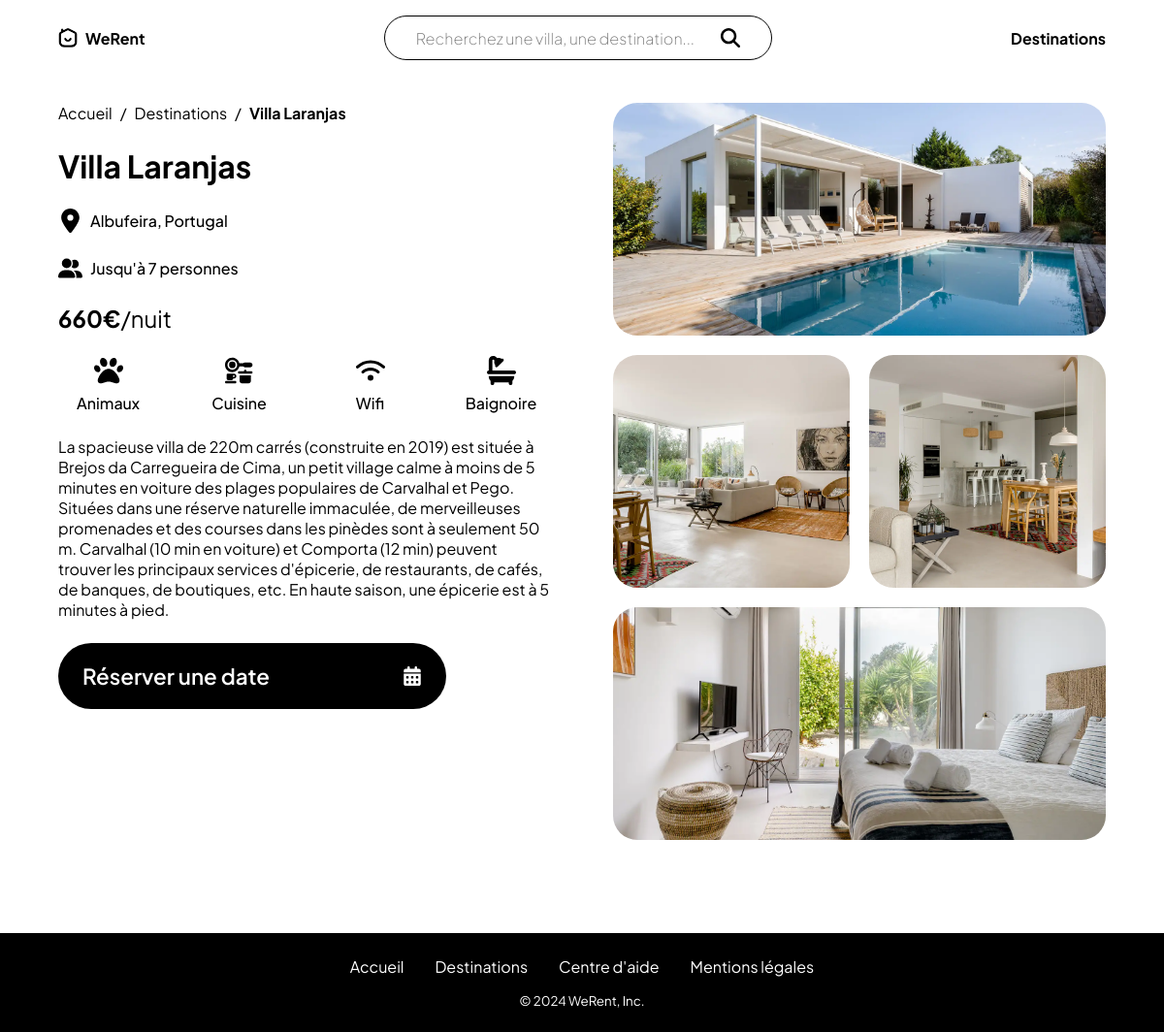
The page /location.php?id=16 on the database its author committed.
### tables this page shows
CREATE TABLE `logements` (
  `logementID` int(11) NOT NULL,
  `nom_logement` varchar(255) NOT NULL,
  `type` varchar(50) NOT NULL,
  `description` text NOT NULL,
  `image` text NOT NULL,
  `prix_par_nuit` decimal(10,0) NOT NULL,
  `capacite` int(11) NOT NULL,
  `wifi` tinyint(1) NOT NULL,
  `vue` tinyint(1) NOT NULL,
  `montagne` tinyint(1) NOT NULL,
  `lacs` tinyint(1) NOT NULL,
  `mer` tinyint(1) NOT NULL,
  `animaux` tinyint(1) NOT NULL,
  `baignoire` tinyint(1) NOT NULL,
  `cuisine` tinyint(1) NOT NULL,
  `coord` varchar(255) NOT NULL,
  `destinationextID` int(11) NOT NULL
);

CREATE TABLE `destinations` (
  `destinationID` int(11) NOT NULL,
  `nom_destination` varchar(255) NOT NULL,
  `pays` varchar(255) NOT NULL,
  `continent` enum('Amérique du Sud','Amérique du Nord','Europe','Asie','Afrique','Océanie') NOT NULL
);

### location.php (the view, shortened to what this page needs)
<?php
include ("includes/connexion.php");
if (isset($_GET['id']) && !empty($_GET['id'])) {
    $requete = "SELECT * FROM logements INNER JOIN destinations ON logements.destinationextID = destinations.destinationID WHERE logementID = " . $_GET['id'];
    $stmt = $db->query($requete);
    $resultat = $stmt->fetchall(PDO::FETCH_ASSOC);
} else {
    header('Location: 404.php');
}
?>
<!DOCTYPE html>
<html lang="fr">
<head>
    <link rel="stylesheet" href="css/style.css">
</head>
<body>
    <?php include ('includes/navigation.php'); ?>
    <div class="locationpage">
        <?php foreach ($resultat as $row) {
            $images = explode('+', $row["image"]);
            ?>
            <div class='loca-left'>
                <div class="fil-ariane">
                    <a href="index.php">Accueil</a><span>/</span><a href="destinations.php">Destinations</a><span>/</span><span><b><?php echo $row["nom_logement"] ?> </b>
                    </span>
                </div>
                <h2>
                    <?php echo $row["nom_logement"]; ?>
                </h2>
                <div class='loca-location'>
                    <img src='img/location.svg' alt='location'>
                    <h5>
                        <?php echo $row["nom_destination"] . ", " . $row["pays"]; ?>
                    </h5>
                </div>
                <div class='loca-location'>
                    <img src='img/person.svg' alt='person'>
                <h5>
                <?php echo "Jusqu'à {$row['capacite']} personnes"; ?>
                            </h5>
                            </div>
                <div class='loca-price'>
                    <h3>
                        <?php echo $row["prix_par_nuit"]; ?>€<span>/nuit</span>
                    </h3>
                </div>
                <div class='loca-options'>
                    <?php if ($row["animaux"]): ?>
                        <div class='loca-options-info'>
                            <img src='img/paw.svg' alt=''>
                            <h5>Animaux</h5>
                        </div>
                    <?php endif; ?>
                    <?php if ($row["cuisine"]): ?>
                        <div class='loca-options-info'>
                            <img src='img/kitchen.svg' alt=''>
                            <h5>Cuisine</h5>
                        </div>
                    <?php endif; ?>
                    <?php if ($row["wifi"]): ?>
                        <div class='loca-options-info'>
                            <img src='img/wifi.svg' alt=''>
                            <h5>Wifi</h5>
                        </div>
                    <?php endif; ?>
                    <?php if ($row["baignoire"]): ?>
                        <div class='loca-options-info'>
                            <img src='img/bath.svg' alt=''>
                            <h5>Baignoire</h5>
                        </div>
                    <?php endif; ?>
                </div>
                <div class='loca-desc'>
                    <p>
                        <?php echo $row["description"]; ?>
                    </p>
                </div>
                <a href='reservation.php?id=<?php echo $_GET['id']; ?>' class='loca-btn'>Réserver une date <img
                        src='img/calendar.svg' alt=''></a>
            </div>
        <?php } ?>
        <div class='loca-right'>
            <?php
            $counter = 1;
            foreach ($images as $image) {
                echo "<div class='loca-img" . $counter . "' style='background-image: url(\"./img/" . $image . "\");' onclick='openModal(\"./img/" . $image . "\")'></div>";
                $counter++;
            }
            ?>
        </div>
    </div>
    <?php include ('includes/footer.php'); ?>
</body>
</html>

### css/style.css (style rules this page uses)
*, *::after, *::before { margin: 0; padding: 0; box-sizing: border-box; }
:root { --black: #000; --white: #fff; }
html { scroll-behavior: smooth; }
body { margin: 0; padding: 0; font-family: 'Plus Jakarta Sans', sans-serif; }
a { text-decoration: none; color: inherit; }
h1, h2, h3, h4, h5, h6 { margin: 0; padding: 0; }
h2 { font-size: 3rem; font-weight: 700; }
h3 { font-size: 2rem; font-weight: 700; }
h5 { font-size: 1.2rem; font-weight: 500; }
p { font-size: 1rem; }
.fil-ariane { display: flex; align-items: center; font-size: 1rem; gap: 0.5rem; text-align: center; }
.locationpage { display: flex; width: 90%; margin: 0 auto; min-height: 100%; padding-top: 85px; gap: 4rem; margin-bottom: 5rem; max-width: 1440px; align-items: flex-start; }
.loca-left { display: flex; flex-direction: column; width: 50%; height: 100%; gap: 1.5rem; position: sticky; top: 80px; }
.loca-right { width: 50%; display: grid; height: 100%; gap: 20px; margin-bottom: 1rem; }
.loca-location { display: flex; align-items: center; gap: 0.5rem; font-weight: normal; }
.loca-location img { height: 25px; width: 25px; }
.loca-price span { font-weight: normal; font-size: 1.5rem; }
.loca-options { display: flex; gap: 2rem; }
.loca-options-info { display: flex; flex-direction: column; gap: 0.5rem; width: 100%; align-items: center; text-align: center; }
.loca-options-info img { height: 30px; width: 30px; }
.loca-btn { display: flex; justify-content: space-between; align-items: center; background-color: black; color: white; padding: 20px 25px; max-width: 400px; font-size: 1.4rem; border-radius: 50px; font-weight: 600; transition: all 0.3s ease-in-out; }
.loca-btn img { height: 20px; width: 20px; }
.loca-img1 { grid-area: 1 / 1 / 2 / 3; }
.loca-img2 { grid-area: 2 / 1 / 3 / 2; }
.loca-img3 { grid-area: 2 / 2 / 3 / 3; }
.loca-img4 { grid-area: 3 / 1 / 4 / 3; }
.loca-img1, .loca-img2, .loca-img3, .loca-img4, .loca-img5 { background-size: cover; background-position: center; border-radius: 25px; height: 15rem; }
@media screen and (max-width:1440px) { h2 { font-size: 2rem; } }
@media screen and (max-width:1440px) { h3 { font-size: 1.5rem; } }
@media screen and (max-width:1440px) { h5 { font-size: 1rem; } }
@media screen and (max-width:1280px) { h2 { font-size: 2rem; } }
@media screen and (max-width:1280px) { h3 { font-size: 1.5rem; } }
@media screen and (max-width:1280px) { h5 { font-size: 1rem; } }

### rows shown on the page
logements: nom_logement "Villa Laranjas", destinations.nom_destination "Albufeira", destinations.pays "Portugal", capacite "7", prix_par_nuit "660", animaux 1 (drawn), cuisine 1 (drawn), wifi 1 (drawn), baignoire 1 (drawn), description "La spacieuse villa de 220m carrés (construite en 2019) est située à Brejos da Carregueira de Cima, un petit village calme à moins de 5 minutes en voiture des plages populaires de Carvalhal et Pego. Situées dans une réserve naturelle immaculée, de merveilleuses promenades et des courses dans les pinèdes sont à seulement 50 m. Carvalhal (10 min en voiture) et Comporta (12 min) peuvent trouver les principaux services d'épicerie, de restaurants, de cafés, de banques, de boutiques, etc. En haute saison, une épicerie est à 5 minutes à pied."
